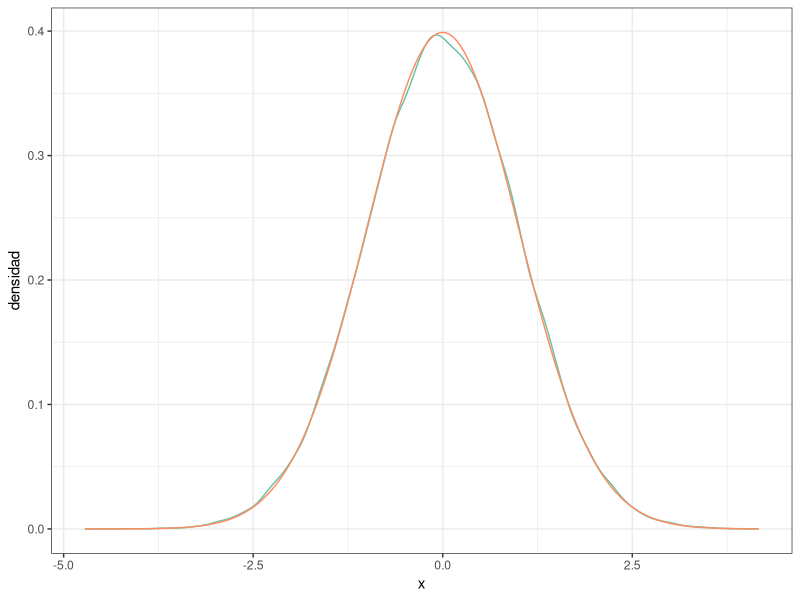
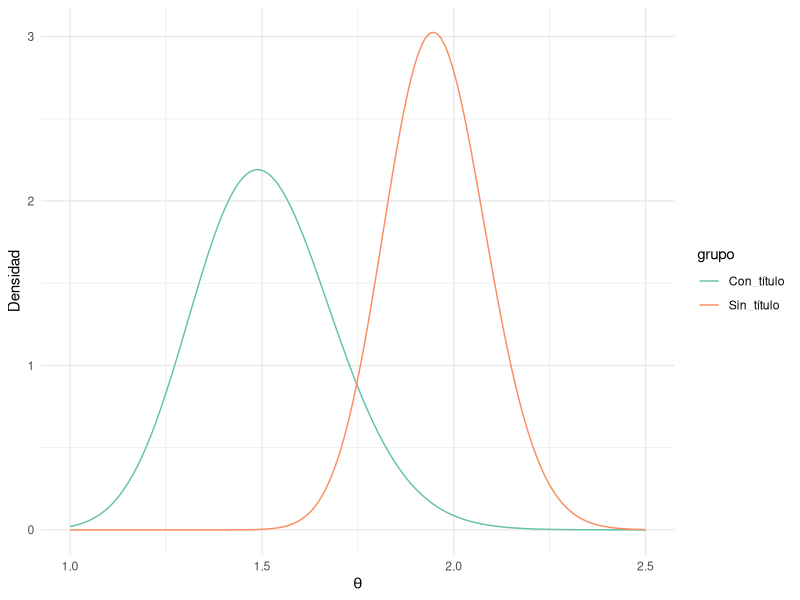

These figures' R source, in order:
## ---- chunk 1
#| message: false

# Paquetes:
library(tidyverse)
library(RColorBrewer)


# Configuración de la salida gráfica:

PALETA <- brewer.pal(8, "Set2") # Colores por defecto
color_defecto  <- PALETA[1]
options(ggplot2.discrete.colour = PALETA)

theme_set(theme_bw()) # Tema "neutro" para la representación gráfica

# Redondea los números reales "inline":
options(digits = 3L)                
options(knitr.digits.signif = FALSE)
## ---- chunk 2
# Tiempo en s para leer un texto estándar en una prueba de lectura de las 2
#   clases de 1º de ESO en un colegio:
clase_1 <- tibble(
  id     = 1:27,
  tiempo = c(
    242, 249, 278, 273, 227, 257, 276, 236, 214, 141, 200, 201, 
    228, 271, 160, 275, 156, 246, 293, 306, 263, 247, 224, 160, 277, 
    168, 250
  )
)

clase_2 <- tibble(
  id     = 1:24,
  tiempo = c(
    195, 176, 237, 258, 226, 254, 292, 212, 215, 298, 235, 244, 
    144, 227, 166, 194, 261, 187, 224, 233, 180, 167, 193, 282
  )
)
## ---- chunk 3
MU_PREVIA     <- 247
SIGMA2_PREVIA <-  34^2
## ---- chunk 4
set.seed(20250318)
## ---- chunk 5
muestra_1 <- rnorm(500, mean = 234.81, sd = sqrt(71.98))
muestra_2 <- rnorm(500, mean = 222.5, sd = sqrt(66.56))
## ---- chunk 6
media_1 <- mean(muestra_1)
varianza_1 <- var(muestra_1)
media_2 <- mean(muestra_2)
varianza_2 <- var(muestra_2)
cat("Media 1:", sprintf("%.2f",media_1), "\n",
    "Varianza 1:", sprintf("%.2f",varianza_1), "\n",
    "Media 2:", sprintf("%.2f",media_2), "\n",
    "Varianza 2:", sprintf("%.2f",varianza_2), "\n")
## ---- chunk 7
S <- 500
se_1 <- sqrt(varianza_1 / S)
se_2 <- sqrt(varianza_2 / S)

ic_1 <- c(media_1 - 2 * se_1, media_1 + 2 * se_1)
ic_2 <- c(media_2 - 2 * se_2, media_2 + 2 * se_2)

cat("Clase 1:\n")
cat("  SE:", sprintf("%.4f", se_1), "\n")
cat("  IC 95% media:", sprintf("%.2f", ic_1[1]), "a", sprintf("%.2f", ic_1[2]), "\n")
cat("  Amplitud del intervalo:", sprintf("%.2f", ic_1[2]-ic_1[1]),"\n")

cat("Clase 2:\n")
cat("  SE:", sprintf("%.4f", se_2), "\n")
cat("  IC 95% media:", sprintf("%.2f", ic_2[1]), "a", sprintf("%.2f", ic_2[2]), "\n")
cat("  Amplitud del intervalo:", sprintf("%.2f", ic_2[2]-ic_2[1]))
## ---- chunk 8
set.seed(20250318)
S <- ceiling(max(varianza_1, varianza_2) / 0.000025)
muestra_final_1 <- rnorm(S, mean = 234.81, sd = sqrt(max(varianza_1, varianza_2)))
media_final_1 <- mean(muestra_final_1)
se_final_1 <- sqrt(var(muestra_final_1) / S)
ic_final_1 <- c(media_final_1 - 2 * se_final_1, media_final_1 + 2 * se_final_1)
amplitud_ic_final_1 <- ic_final_1[2] - ic_final_1[1]
cat("IC 95% (muestra 1):", sprintf("%.4f", ic_final_1[1]), "a", sprintf("%.4f", ic_final_1[2]), "\n")

muestra_final_2 <- rnorm(S, mean = 222.5, sd = sqrt(max(varianza_1, varianza_2)))
media_final_2 <- mean(muestra_final_2)
se_final_2 <- sqrt(var(muestra_final_2) / S)
ic_final_2 <- c(media_final_2 - 2 * se_final_2, media_final_2 + 2 * se_final_2)
amplitud_ic_final_2 <- ic_final_2[2] - ic_final_2[1]
cat("IC 95% (muestra 2):", sprintf("%.4f", ic_final_2[1]), "a", sprintf("%.4f", ic_final_2[2]), "\n")
## ---- chunk 9
#IC 99% de las muestras simuladas
ic_99_1_sim <- quantile(muestra_final_1, probs = c(0.005, 0.995))
ic_99_2_sim <- quantile(muestra_final_2, probs = c(0.005, 0.995))

#Medias y desviaciones estándar de las distribuciones posteriores
mu_1 <- 234.81
mu_2 <- 222.5
sigma_1 <- sqrt(varianza_1)
sigma_2 <- sqrt(varianza_2)

#IC  99% analítico
ic_99_1_an <- qnorm(c(0.005, 0.995), mean = mu_1, sd = sigma_1)
ic_99_2_an <- qnorm(c(0.005, 0.995), mean = mu_2, sd = sigma_2)

cat("Clase 1:\n")
cat("  IC 99% simulado: ", sprintf("%.4f",ic_99_1_sim), "\n")
cat("  IC 99% analítico:", sprintf("%.4f",ic_99_1_an), "\n\n")

cat("Clase 2:\n")
cat("  IC 99% simulado: ", sprintf("%.4f",ic_99_2_sim), "\n")
cat("  IC 99% analítico:", sprintf("%.4f",ic_99_2_an), "\n\n")
## ---- chunk 10
cuartiles_1_sim <- quantile(muestra_final_1, probs = c(0.25, 0.5, 0.75))
cuartiles_2_sim <- quantile(muestra_final_2, probs = c(0.25, 0.5, 0.75))

cuartiles_1_an <- qnorm(c(0.25, 0.5, 0.75), mean = mu_1, sd = sigma_1)
cuartiles_2_an <- qnorm(c(0.25, 0.5, 0.75), mean = mu_2, sd = sigma_2)

cat("Clase 1:\n")
cat("  Cuartiles simulados : ", sprintf("%.4f", cuartiles_1_sim), "\n")
cat("  Cuartiles analíticos: ", sprintf("%.4f", cuartiles_1_an), "\n\n")

cat("Clase 2:\n")
cat("  Cuartiles simulados : ", sprintf("%.4f", cuartiles_2_sim), "\n")
cat("  Cuartiles analíticos: ", sprintf("%.4f", cuartiles_2_an), "\n")
## ---- chunk 11
mu_pop <- 247

prob_1_sim <- mean(muestra_final_1 < mu_pop)
prob_2_sim <- mean(muestra_final_2 < mu_pop)

prob_1_an <- pnorm(mu_pop, mean = mu_1, sd = sigma_1)
prob_2_an <- pnorm(mu_pop, mean = mu_2, sd = sigma_2)

cat("Clase 1:\n")
cat("  Probabilidad simulada : ", sprintf("%.5f", prob_1_sim), "\n")
cat("  Probabilidad analítica: ", sprintf("%.5f", prob_1_an), "\n\n")

cat("Clase 2:\n")
cat("  Probabilidad simulada : ", sprintf("%.5f", prob_2_sim), "\n")
cat("  Probabilidad analítica: ", sprintf("%.5f", prob_2_an), "\n")

## ---- chunk 12
prob_MC <- mean(muestra_final_2 > muestra_final_1)
print(prob_MC)
## ---- chunk 13
set.seed(20250318)
muestra_1_aleatoria <- sample(muestra_final_1)
muestra_2_aleatoria <- sample(muestra_final_2)
prob_MC_bis <- mean(muestra_2_aleatoria > muestra_1_aleatoria)
print(prob_MC_bis)
## ---- chunk 14
N_MC <- 50000L # Tamaño muestral para la simulación de la distribuión.

muestras_norm <- rnorm(N_MC) # Simulamos las muestras de la distribución

densidad_norm <- density(muestras_norm) # `density()` aplica el "suavizado"

# Convertimos la densidad en un "tibble" para manejarla más fácilmente 
densidad_normal <- tibble(
  x        = densidad_norm$x, # `x` == variable aleatoria
  densidad = densidad_norm$y
)

# Podemos representar la densidad gráficamente, junto con la curva normal:
densidad_normal |>
  mutate(dens_analitica = dnorm(x)) |>
  ggplot(aes(x, densidad)) +
  geom_line(color = color_defecto) +
  geom_line(aes(y = dens_analitica), color = PALETA[2])

# Obtenemos el valor de la moda:
estimador_map <- densidad_normal |> slice(which.max(densidad))
densidad_max  <- estimador_map |> pull(densidad)
moda          <- estimador_map |> pull(x)
## ---- chunk 15
# Calcular densidad suavizada de las muestras simuladas
densidad_1 <- density(muestra_final_1)
densidad_2 <- density(muestra_final_2)

densidad_clase_1 <- tibble(
  x        = densidad_1$x,
  densidad = densidad_1$y
)
densidad_clase_2 <- tibble(
  x        = densidad_2$x,
  densidad = densidad_2$y
)

# Obtener modas (estimadores MAP)
map_1 <- densidad_clase_1 %>% slice(which.max(densidad))
moda_1 <- map_1 %>% pull(x)
print(moda_1)
map_2 <- densidad_clase_2 %>% slice(which.max(densidad))
moda_2 <- map_2 %>% pull(x)
print(moda_2)

## ---- chunk 16
# Definir eje con precisión de 0.002
x <- seq(1.0, 2.5, by = 0.002)

# Calcular densidades gamma
gamma_sin <- dgamma(x, shape = 219, rate = 112)
gamma_con <- dgamma(x, shape = 68, rate = 45)


# Crear tibble con dos columnas de densidades gamma
gamma_ambas <- tibble(
  x = x,
  Sin_título  = dgamma(x, shape = 219, rate = 112),
  Con_título  = dgamma(x, shape = 68,  rate = 45))

#Cambiar a formato long
gamma_ambas <- gamma_ambas %>%
  pivot_longer(cols = -x, #toma todas las columnas excepto x para hacer el pivot
               names_to = "grupo", 
               values_to = "densidad") 

ggplot(gamma_ambas, aes(x = x, y = densidad, color = grupo)) +
  geom_line() +
  labs(x = expression(theta),y = "Densidad") +
  theme_minimal()
